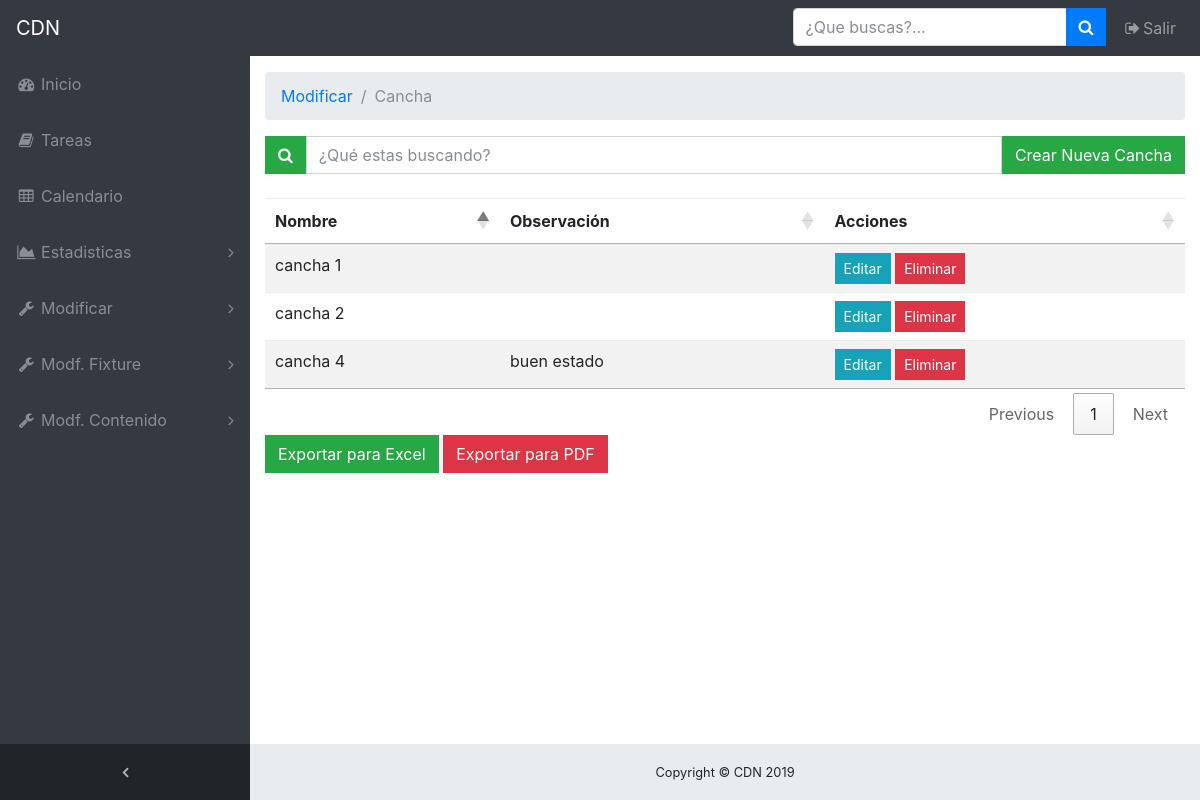
Screenshot of /Back/cancha.php (signed in) with the database file from the repository.
### tables this page shows
CREATE TABLE `tblcanchas` (
  `id` int(11) NOT NULL,
  `nombre` varchar(50) NOT NULL,
  `observacion` text NOT NULL
);

### Back/cancha.php (the view, shortened to what this page needs)
<!DOCTYPE html>
<html lang="en">
<head>
  <link href="vendor/bootstrap/css/bootstrap.min.css" rel="stylesheet">
  <link href="vendor/font-awesome/css/font-awesome.min.css" rel="stylesheet" type="text/css">
  <link href="css/sb-admin.css" rel="stylesheet">
  <link rel="stylesheet" href="https://cdn.datatables.net/1.10.19/css/jquery.dataTables.min.css">
</head>
<body class="fixed-nav sticky-footer bg-dark" id="page-top">
  <?php include('nav.php'); ?>
  <div class="content-wrapper">
    <div class="container-fluid">
      <ol class="breadcrumb">
        <li class="breadcrumb-item">
          <a href="modificar.php">Modificar</a>
        </li>
        <li class="breadcrumb-item active">Cancha</li>
      </ol>
      <div class="row">
        <div class="container">
          <div class="table-wrapper">
            <?php
            $mysqli = new mysqli('localhost', 'root', '', 'cdn') or die(mysqli_error($mysqli));
            $result = $mysqli->query("SELECT * FROM tblcanchas") or die($mysqli->error);
            ?>
            <table class="table table-striped table-hover" id="display-2">
              <div class="input-group mb-4">
                <div class="input-group-prepend">
                  <button id="button-addon7" type="submit" class="btn btn-success"><i class="fa fa-search"></i></button>
                </div>
                <input type="search" id="cancha" placeholder="¿Qué estas buscando?" aria-describedby="button-addon7" class="form-control">
                <span><a href="#addTodoModal" class="btn btn-success" data-toggle="modal">Crear Nueva Cancha</a></span>
              </div>
              <thead>
                <tr>
                  <th>Nombre</th>
                  <th>Observación</th>
                  <th>Acciones</th>
                </tr>
              </thead>
              <tbody id="cancha-table">
                <?php while ($row = $result->fetch_assoc()) : ?>
                  <tr>
                    <td><?php echo $row['nombre']; ?></td>
                    <td><?php echo $row['observacion']; ?></td>
                    <td>
                      <a href="#edit_<?php echo $row['id']; ?>" class="btn btn-info btn-sm" data-toggle="modal"><span class="glyphicon glyphicon-edit"></span> Editar</a>
                      <a href="#delete_<?php echo $row['id']; ?>" class="btn btn-danger btn-sm" data-toggle="modal"><span class="glyphicon glyphicon-trash"></span> Eliminar</a>
                    </td>
                  </tr>
                <?php endwhile ?>
              </tbody>
            </table>
            <button onclick="exportDataExcelCancha()" class="btn btn-success">Exportar para Excel</button>
            <button onclick="exportDataCancha()" class="btn btn-danger">Exportar para PDF</button>
          </div>
        </div>
      </div>
      <footer class="sticky-footer">
        <div class="container">
          <div class="text-center">
            <small>Copyright © CDN 2019</small>
          </div>
        </div>
      </footer>
    </div>
</body>
</html>

### Back/css/sb-admin.css (style rules this page uses)
html { position: relative; min-height: 100%; }
body { overflow-x: hidden; }
body.sticky-footer { margin-bottom: 56px; }
body.sticky-footer .content-wrapper { min-height: calc(100vh - 56px - 56px); }
body.fixed-nav { padding-top: 56px; }
.content-wrapper { min-height: calc(100vh - 56px); padding-top: 1rem; }
.btn { border-radius:0rem; }
.content-wrapper { overflow-x: hidden; background: white; }
@media (min-width: 992px) { .content-wrapper { margin-left: 250px; } }
footer.sticky-footer { position: absolute; right: 0; bottom: 0; width: 100%; height: 56px; background-color: #e9ecef; line-height: 55px; }
@media (min-width: 992px) { footer.sticky-footer { width: calc(100% - 250px); } }

### rows the page displays
tblcanchas: nombre "cancha 1"
tblcanchas: nombre "cancha 2"
tblcanchas: nombre "cancha 4", observacion "buen estado"
